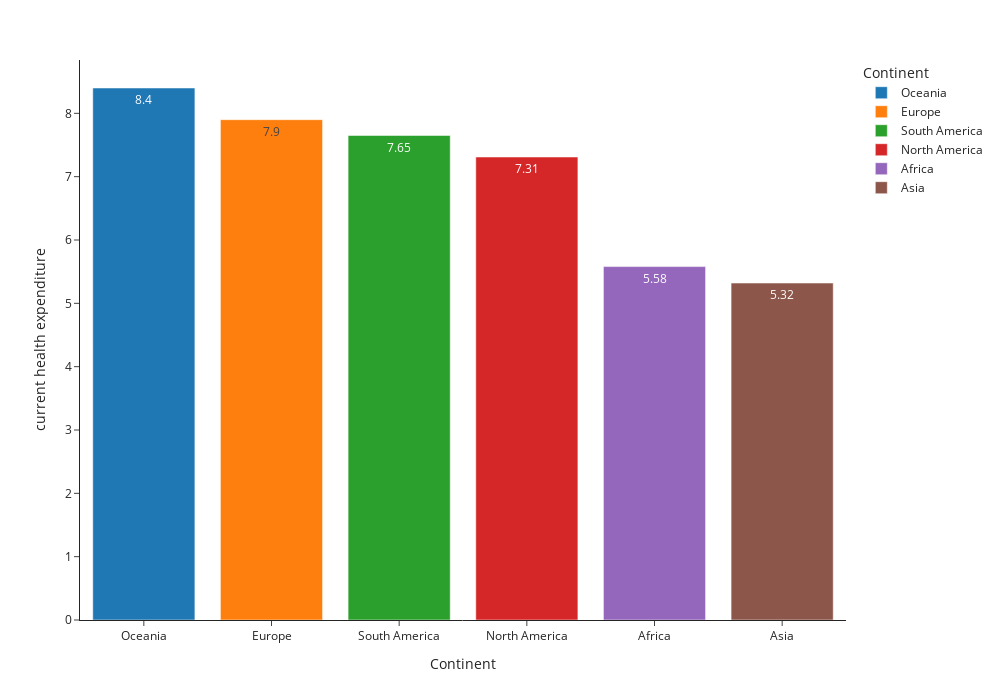

Write notebook code for a chart like this one.
### Code cell
import plotly.io as pi
fig = px.bar(df_2018_continent,x='Continent', y='current health expenditure',
        color='Continent',template='simple_white', width=1000, height=700, text='current health expenditure',
        labels={'current health expenditure':'current health expenditure'})
fig

### Figure 1 — Plotly figure (JSON) as saved in the notebook; plotly's stock layout.template omitted (floating-point values rounded to 4 significant figures)
{"data": [{"alignmentgroup": "True", "hovertemplate": "Continent=%{x}<br>current health expenditure=%{text}<extra></extra>", "legendgroup": "Oceania", "marker": {"color": "#1F77B4", "pattern": {"shape": ""}}, "name": "Oceania", "offsetgroup": "Oceania", "orientation": "v", "showlegend": true, "text": [8.4], "textposition": "auto", "type": "bar", "x": ["Oceania"], "xaxis": "x", "y": [8.4], "yaxis": "y"}, {"alignmentgroup": "True", "hovertemplate": "Continent=%{x}<br>current health expenditure=%{text}<extra></extra>", "legendgroup": "Europe", "marker": {"color": "#FF7F0E", "pattern": {"shape": ""}}, "name": "Europe", "offsetgroup": "Europe", "orientation": "v", "showlegend": true, "text": [7.9], "textposition": "auto", "type": "bar", "x": ["Europe"], "xaxis": "x", "y": [7.9], "yaxis": "y"}, {"alignmentgroup": "True", "hovertemplate": "Continent=%{x}<br>current health expenditure=%{text}<extra></extra>", "legendgroup": "South America", "marker": {"color": "#2CA02C", "pattern": {"shape": ""}}, "name": "South America", "offsetgroup": "South America", "orientation": "v", "showlegend": true, "text": [7.65], "textposition": "auto", "type": "bar", "x": ["South America"], "xaxis": "x", "y": [7.65], "yaxis": "y"}, {"alignmentgroup": "True", "hovertemplate": "Continent=%{x}<br>current health expenditure=%{text}<extra></extra>", "legendgroup": "North America", "marker": {"color": "#D62728", "pattern": {"shape": ""}}, "name": "North America", "offsetgroup": "North America", "orientation": "v", "showlegend": true, "text": [7.31], "textposition": "auto", "type": "bar", "x": ["North America"], "xaxis": "x", "y": [7.31], "yaxis": "y"}, {"alignmentgroup": "True", "hovertemplate": "Continent=%{x}<br>current health expenditure=%{text}<extra></extra>", "legendgroup": "Africa", "marker": {"color": "#9467BD", "pattern": {"shape": ""}}, "name": "Africa", "offsetgroup": "Africa", "orientation": "v", "showlegend": true, "text": [5.58], "textposition": "auto", "type": "bar", "x": ["Africa"], "xaxis": "x", "y": [5.58], "yaxis": "y"}, {"alignmentgroup": "True", "hovertemplate": "Continent=%{x}<br>current health expenditure=%{text}<extra></extra>", "legendgroup": "Asia", "marker": {"color": "#8C564B", "pattern": {"shape": ""}}, "name": "Asia", "offsetgroup": "Asia", "orientation": "v", "showlegend": true, "text": [5.32], "textposition": "auto", "type": "bar", "x": ["Asia"], "xaxis": "x", "y": [5.32], "yaxis": "y"}], "layout": {"barmode": "relative", "height": 700, "legend": {"title": {"text": "Continent"}, "tracegroupgap": 0}, "margin": {"t": 60}, "width": 1000, "xaxis": {"anchor": "y", "categoryarray": ["Oceania", "Europe", "South America", "North America", "Africa", "Asia"], "categoryorder": "array", "domain": [0, 1], "title": {"text": "Continent"}}, "yaxis": {"anchor": "x", "domain": [0, 1], "title": {"text": "current health expenditure"}}}}
